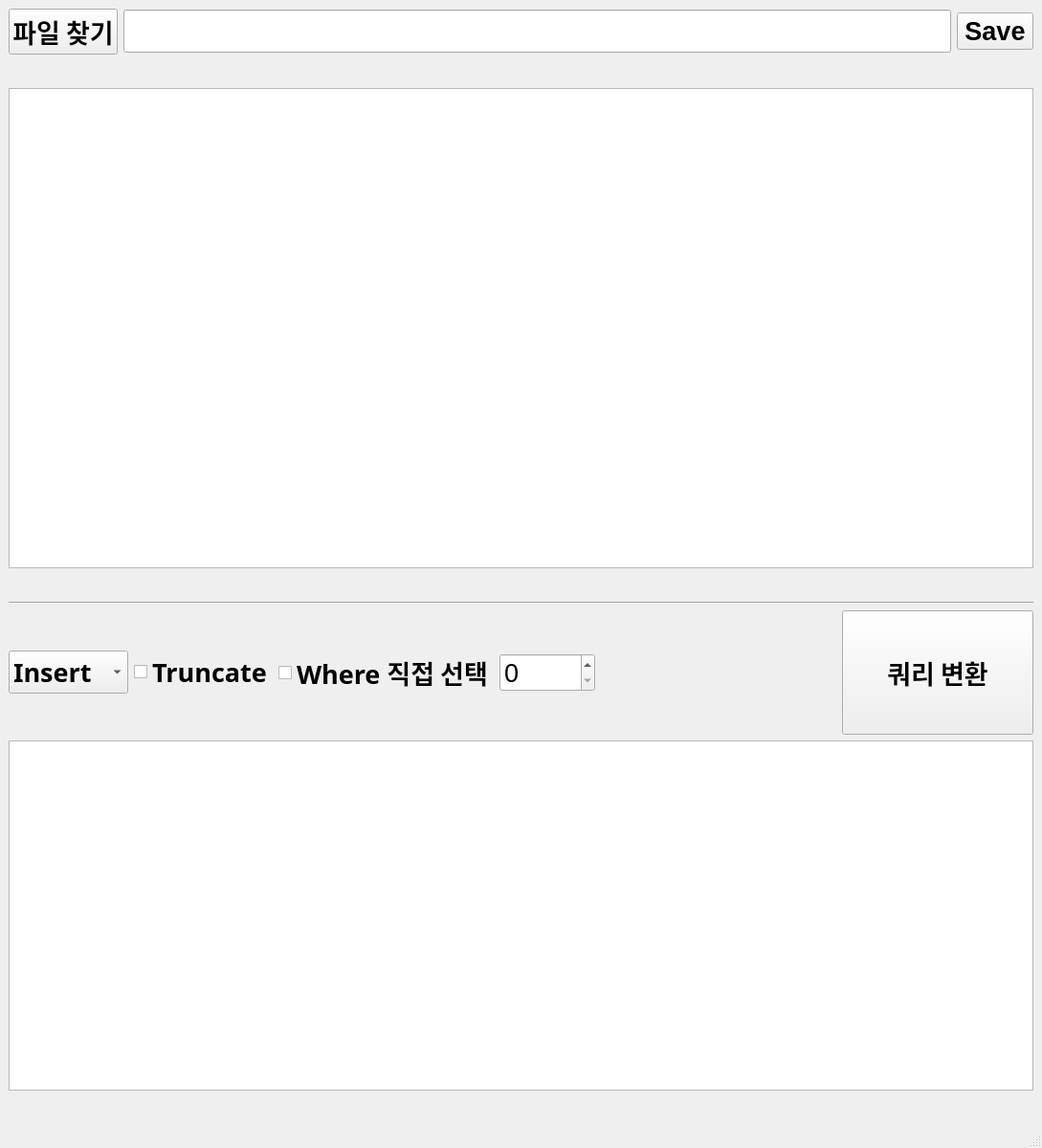
<?xml version="1.0" encoding="UTF-8"?>
<ui version="4.0">
 <class>MainWindow</class>
 <widget class="QMainWindow" name="MainWindow">
  <property name="geometry">
   <rect>
    <x>0</x>
    <y>0</y>
    <width>1089</width>
    <height>1200</height>
   </rect>
  </property>
  <property name="windowTitle">
   <string>쿼리 편집기</string>
  </property>
  <property name="windowIcon">
   <iconset>
    <normaloff>Title.jpg</normaloff>Title.jpg</iconset>
  </property>
  <widget class="QWidget" name="centralwidget">
   <layout class="QGridLayout" name="gridLayout">
    <item row="0" column="0">
     <layout class="QVBoxLayout" name="verticalLayout_2">
      <property name="sizeConstraint">
       <enum>QLayout::SetDefaultConstraint</enum>
      </property>
      <item>
       <layout class="QHBoxLayout" name="horizontalLayout_2">
        <item>
         <widget class="QPushButton" name="findFileButton">
          <property name="font">
           <font>
            <family>굴림</family>
            <pointsize>20</pointsize>
            <weight>75</weight>
            <bold>true</bold>
           </font>
          </property>
          <property name="text">
           <string>파일 찾기</string>
          </property>
         </widget>
        </item>
        <item>
         <widget class="QLineEdit" name="tableNameEdit">
          <property name="font">
           <font>
            <family>굴림</family>
            <pointsize>20</pointsize>
           </font>
          </property>
          <property name="text">
           <string/>
          </property>
         </widget>
        </item>
        <item>
         <widget class="QPushButton" name="saveButton">
          <property name="sizePolicy">
           <sizepolicy hsizetype="Fixed" vsizetype="Fixed">
            <horstretch>0</horstretch>
            <verstretch>0</verstretch>
           </sizepolicy>
          </property>
          <property name="font">
           <font>
            <pointsize>20</pointsize>
            <weight>75</weight>
            <bold>true</bold>
           </font>
          </property>
          <property name="text">
           <string>Save</string>
          </property>
         </widget>
        </item>
       </layout>
      </item>
      <item>
       <layout class="QHBoxLayout" name="horizontalLayout_4">
        <item>
         <widget class="QLabel" name="sizeLabel">
          <property name="font">
           <font>
            <pointsize>15</pointsize>
           </font>
          </property>
          <property name="text">
           <string/>
          </property>
         </widget>
        </item>
       </layout>
      </item>
      <item>
       <widget class="QTableWidget" name="csvTableWidget">
        <property name="sizePolicy">
         <sizepolicy hsizetype="Minimum" vsizetype="Expanding">
          <horstretch>0</horstretch>
          <verstretch>0</verstretch>
         </sizepolicy>
        </property>
        <property name="font">
         <font>
          <pointsize>7</pointsize>
         </font>
        </property>
        <property name="editTriggers">
         <set>QAbstractItemView::DoubleClicked</set>
        </property>
        <property name="dragDropOverwriteMode">
         <bool>true</bool>
        </property>
        <property name="selectionBehavior">
         <enum>QAbstractItemView::SelectRows</enum>
        </property>
       </widget>
      </item>
      <item>
       <widget class="QLabel" name="valueLabel">
        <property name="font">
         <font>
          <pointsize>15</pointsize>
          <weight>75</weight>
          <bold>true</bold>
         </font>
        </property>
        <property name="text">
         <string/>
        </property>
       </widget>
      </item>
      <item>
       <widget class="Line" name="line">
        <property name="orientation">
         <enum>Qt::Horizontal</enum>
        </property>
       </widget>
      </item>
      <item>
       <layout class="QVBoxLayout" name="verticalLayout">
        <item>
         <layout class="QHBoxLayout" name="horizontalLayout_8">
          <item>
           <widget class="QComboBox" name="dmlComboBox">
            <property name="sizePolicy">
             <sizepolicy hsizetype="Fixed" vsizetype="Fixed">
              <horstretch>0</horstretch>
              <verstretch>0</verstretch>
             </sizepolicy>
            </property>
            <property name="font">
             <font>
              <family>굴림</family>
              <pointsize>20</pointsize>
              <weight>75</weight>
              <bold>true</bold>
             </font>
            </property>
            <property name="layoutDirection">
             <enum>Qt::LeftToRight</enum>
            </property>
            <item>
             <property name="text">
              <string>Insert</string>
             </property>
            </item>
            <item>
             <property name="text">
              <string>Update</string>
             </property>
            </item>
           </widget>
          </item>
          <item>
           <widget class="QCheckBox" name="truncateCheck">
            <property name="sizePolicy">
             <sizepolicy hsizetype="Fixed" vsizetype="Fixed">
              <horstretch>0</horstretch>
              <verstretch>0</verstretch>
             </sizepolicy>
            </property>
            <property name="minimumSize">
             <size>
              <width>0</width>
              <height>0</height>
             </size>
            </property>
            <property name="font">
             <font>
              <family>굴림</family>
              <pointsize>20</pointsize>
              <weight>75</weight>
              <bold>true</bold>
             </font>
            </property>
            <property name="layoutDirection">
             <enum>Qt::LeftToRight</enum>
            </property>
            <property name="text">
             <string>Truncate</string>
            </property>
            <property name="tristate">
             <bool>false</bool>
            </property>
           </widget>
          </item>
          <item>
           <widget class="QCheckBox" name="whereCheck">
            <property name="sizePolicy">
             <sizepolicy hsizetype="Fixed" vsizetype="Fixed">
              <horstretch>0</horstretch>
              <verstretch>0</verstretch>
             </sizepolicy>
            </property>
            <property name="minimumSize">
             <size>
              <width>0</width>
              <height>0</height>
             </size>
            </property>
            <property name="font">
             <font>
              <family>굴림</family>
              <pointsize>20</pointsize>
              <weight>75</weight>
              <bold>true</bold>
             </font>
            </property>
            <property name="layoutDirection">
             <enum>Qt::LeftToRight</enum>
            </property>
            <property name="text">
             <string>Where 직접 선택</string>
            </property>
           </widget>
          </item>
          <item>
           <widget class="QSpinBox" name="spinBox">
            <property name="sizePolicy">
             <sizepolicy hsizetype="Fixed" vsizetype="Fixed">
              <horstretch>0</horstretch>
              <verstretch>0</verstretch>
             </sizepolicy>
            </property>
            <property name="minimumSize">
             <size>
              <width>100</width>
              <height>0</height>
             </size>
            </property>
            <property name="maximumSize">
             <size>
              <width>100</width>
              <height>16777215</height>
             </size>
            </property>
            <property name="font">
             <font>
              <pointsize>20</pointsize>
             </font>
            </property>
           </widget>
          </item>
          <item alignment="Qt::AlignRight">
           <widget class="QPushButton" name="conversionButton">
            <property name="sizePolicy">
             <sizepolicy hsizetype="Fixed" vsizetype="Fixed">
              <horstretch>0</horstretch>
              <verstretch>0</verstretch>
             </sizepolicy>
            </property>
            <property name="minimumSize">
             <size>
              <width>200</width>
              <height>130</height>
             </size>
            </property>
            <property name="maximumSize">
             <size>
              <width>200</width>
              <height>130</height>
             </size>
            </property>
            <property name="font">
             <font>
              <family>굴림</family>
              <pointsize>20</pointsize>
              <weight>75</weight>
              <bold>true</bold>
             </font>
            </property>
            <property name="text">
             <string>쿼리 변환</string>
            </property>
           </widget>
          </item>
         </layout>
        </item>
        <item>
         <widget class="QTextEdit" name="queryTextEdit">
          <property name="html">
           <string>&lt;!DOCTYPE HTML PUBLIC &quot;-//W3C//DTD HTML 4.0//EN&quot; &quot;http://www.w3.org/TR/REC-html40/strict.dtd&quot;&gt;
&lt;html&gt;&lt;head&gt;&lt;meta name=&quot;qrichtext&quot; content=&quot;1&quot; /&gt;&lt;style type=&quot;text/css&quot;&gt;
p, li { white-space: pre-wrap; }
&lt;/style&gt;&lt;/head&gt;&lt;body style=&quot; font-family:'Gulim'; font-size:9pt; font-weight:400; font-style:normal;&quot;&gt;
&lt;p style=&quot;-qt-paragraph-type:empty; margin-top:0px; margin-bottom:0px; margin-left:0px; margin-right:0px; -qt-block-indent:0; text-indent:0px;&quot;&gt;&lt;br /&gt;&lt;/p&gt;&lt;/body&gt;&lt;/html&gt;</string>
          </property>
          <property name="textInteractionFlags">
           <set>Qt::TextSelectableByKeyboard|Qt::TextSelectableByMouse</set>
          </property>
         </widget>
        </item>
       </layout>
      </item>
      <item>
       <widget class="QLabel" name="warningLabel">
        <property name="font">
         <font>
          <pointsize>15</pointsize>
         </font>
        </property>
        <property name="text">
         <string/>
        </property>
       </widget>
      </item>
     </layout>
    </item>
   </layout>
  </widget>
  <widget class="QMenuBar" name="menubar">
   <property name="geometry">
    <rect>
     <x>0</x>
     <y>0</y>
     <width>1089</width>
     <height>22</height>
    </rect>
   </property>
  </widget>
  <widget class="QStatusBar" name="statusbar"/>
 </widget>
 <resources/>
 <connections/>
</ui>
